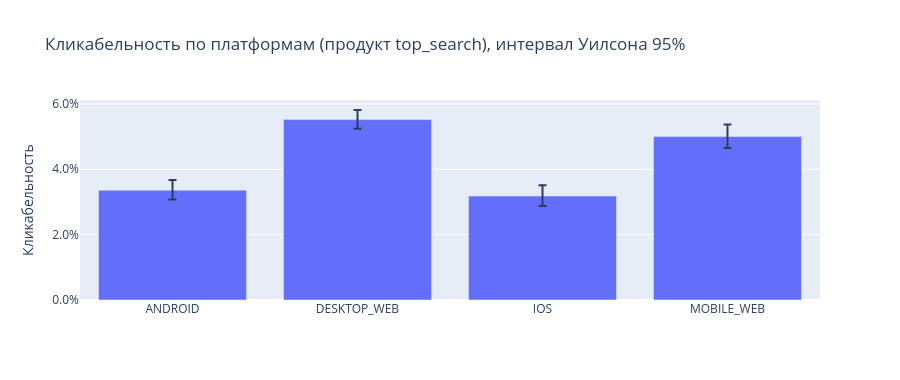

Source (notebook cell):
### Code cell
# считаю CTR и сразу добавляю интервал Уилсона, потому что без него непонятно, это реальная разница или 
# шум из-за разного объема данных
funnel_ci = proportion_table(
    funnel.rename(columns={"clicks": "successes", "impressions": "n"}),
    group_cols=["platform", "product"],
    success_col="successes",
    n_col="n",
    rate_name="ctr",
)
funnel_ci = funnel_ci.merge(
    funnel[["platform", "product", "clicks", "impressions"]],
    on=["platform", "product"],
    how="left",
)

plot_df = funnel_ci[funnel_ci["product"] == "top_search"].copy()

fig = go.Figure()
fig.add_trace(go.Bar(
    name="Кликабельность",
    x=plot_df["platform"],
    y=plot_df["ctr"],
    error_y=dict(
        type="data",
        array=plot_df["ci_high"] - plot_df["ctr"],
        arrayminus=plot_df["ctr"] - plot_df["ci_low"],
    ),
))
fig.update_layout(
    title="Кликабельность по платформам (продукт top_search), интервал Уилсона 95%",
    yaxis_tickformat=".1%",
    yaxis_title="Кликабельность",
    height=380,
)
fig.show()

### Figure 1 — Plotly figure (JSON) as saved in the notebook; plotly's stock layout.template omitted (floating-point values rounded to 4 significant figures)
{"data": [{"error_y": {"array": [0.003084, 0.002941, 0.003313, 0.003704], "arrayminus": [0.002833, 0.0028, 0.00301, 0.003461], "type": "data"}, "name": "Кликабельность", "type": "bar", "x": ["ANDROID", "DESKTOP_WEB", "IOS", "MOBILE_WEB"], "y": [0.03361, 0.0552, 0.0318, 0.05001]}], "layout": {"height": 380, "title": {"text": "Кликабельность по платформам (продукт top_search), интервал Уилсона 95%"}, "yaxis": {"tickformat": ".1%", "title": {"text": "Кликабельность"}}}}
